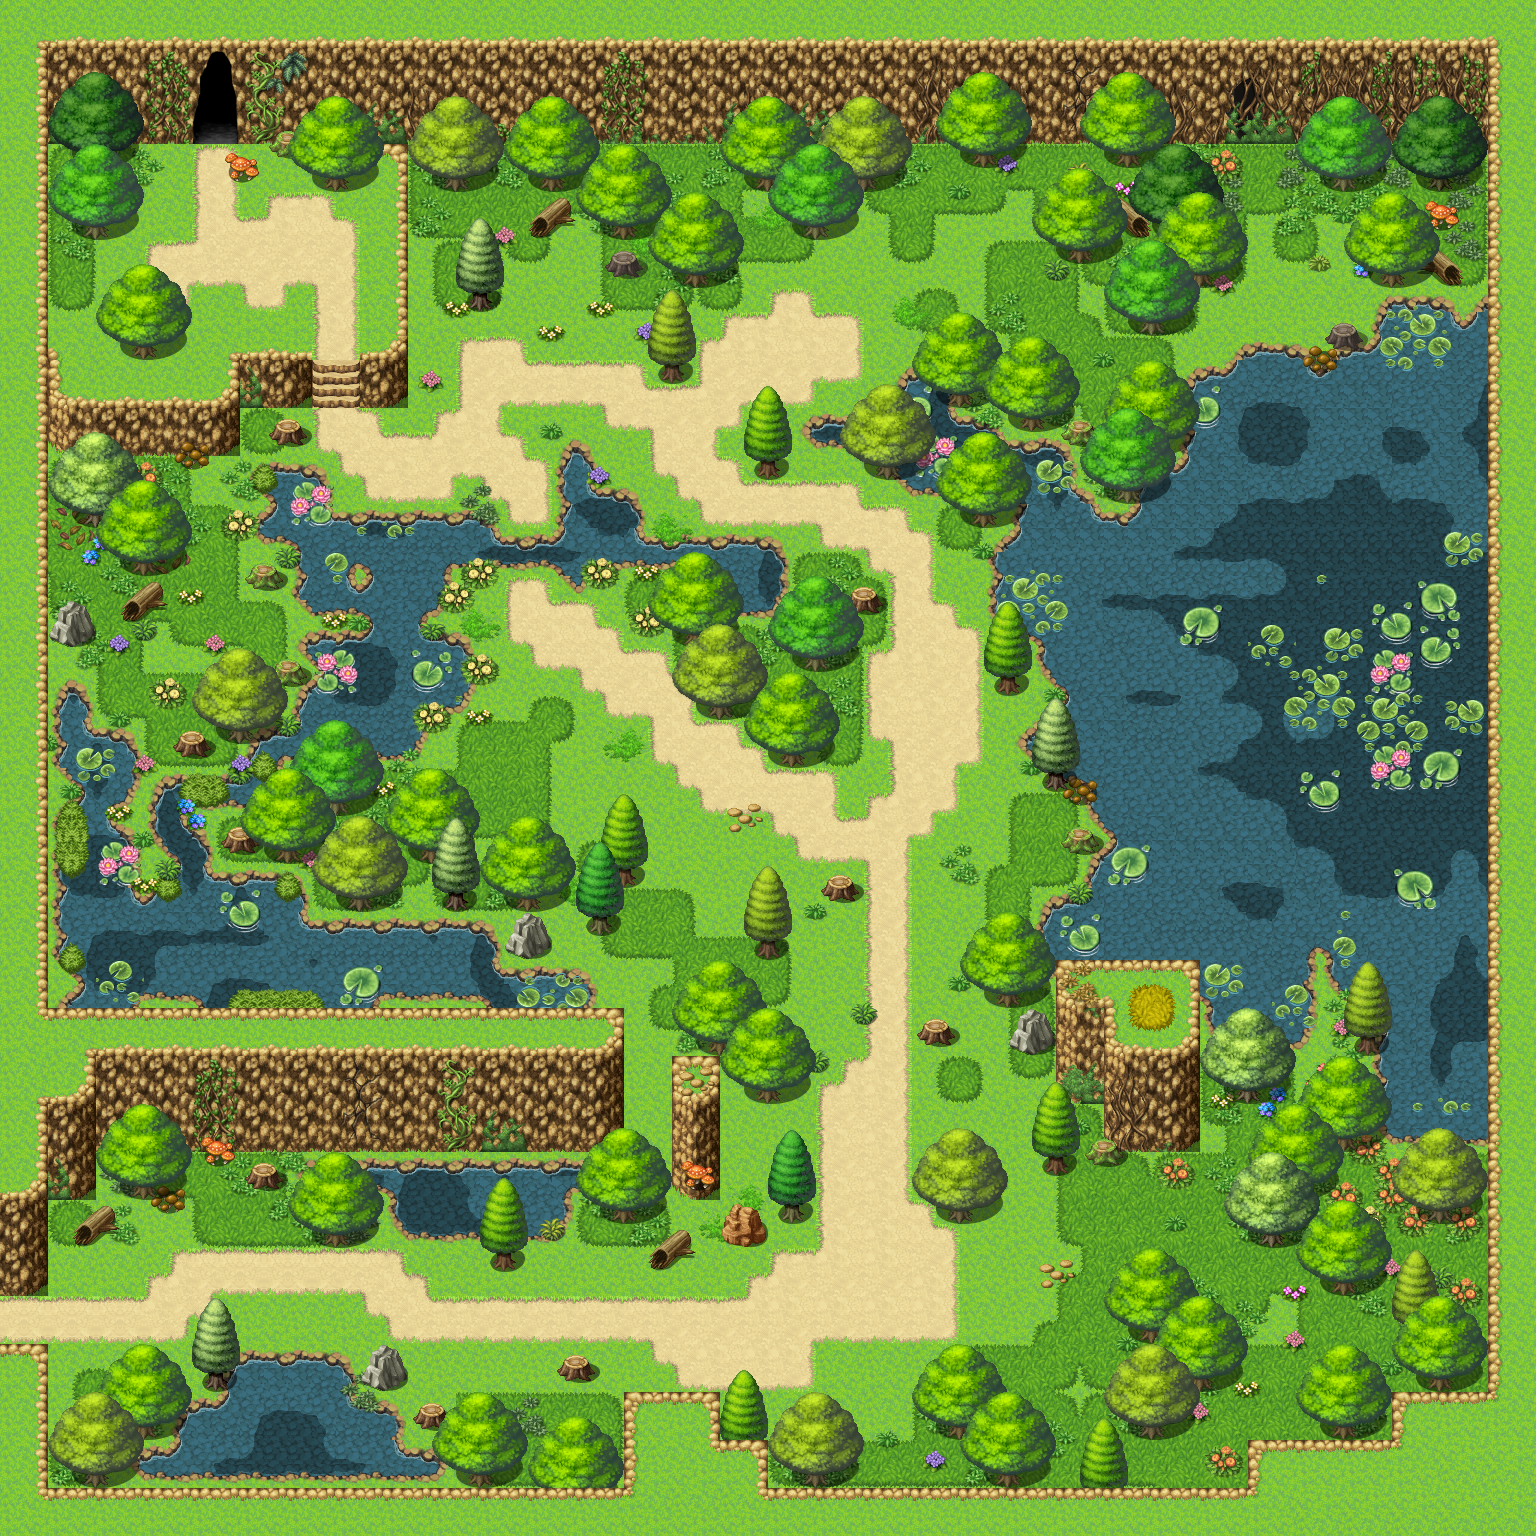

A 2D game scene composited from a Tiled map and its tileset images. What follows is a short description and the map's XML, with each tile layer's data collapsed to a summary:
An orthogonal 64x64 tile map with 24x24 px tiles, 17 tile layers (Solo, Terra, Grama, Agua, ...), 6 tilesets and 134 objects.

<map version="1.0" tiledversion="1.0.2" orientation="orthogonal" renderorder="right-down" width="64" height="64" tilewidth="24" tileheight="24" nextobjectid="139">
 <tileset firstgid="1" source="../../Tiled2Unity/Tilesets/Rpg Maker/Tiled/1-Tile_A5.tsx" />
 <tileset firstgid="1025" source="../../Tiled2Unity/Tilesets/Rpg Maker/Tiled/1-Outside_A2.tsx" />
 <tileset firstgid="1793" name="Outside_C" tilewidth="24" tileheight="24" tilecount="1024" columns="32">
  <image source="../../Tiled2Unity/Tilesets/Rpg Maker/Outside_C.png" width="768" height="768" />
 </tileset>
 <tileset firstgid="2817" source="../../Tiled2Unity/Tilesets/Rpg Maker/Tiled/1-Tile_A1.tsx" />
 <tileset firstgid="3585" source="../../Tiled2Unity/Tilesets/Rpg Maker/Tiled/1-Outside_B.tsx" />
 <tileset firstgid="4609" source="../../Tiled2Unity/Tilesets/Rpg Maker/Tiled/1-Tile_A2.tsx" />
 <layer name="Solo" width="64" height="64">
  <data>[4096 cells, 4096 non-empty, 4 distinct tile ids]</data>
 </layer>
 <objectgroup name="Collider_Borda">
  <object id="1" x="0.666667" y="1349.33" width="42.6667" height="188" />
  <object id="2" x="44.6667" y="1491.33" width="1489.33" height="44.6667" />
  <object id="3" x="627.333" y="1396" width="90.6667" height="94" />
  <object id="4" x="720" y="1438.67" width="45.3333" height="55.3333" />
  <object id="6" x="1250.67" y="1442.67" width="283.333" height="48" />
  <object id="7" x="1394" y="1394" width="140.667" height="48.6667" />
  <object id="8" x="1490.67" y="1.33333" width="44.6667" height="1390" />
  <object id="9" x="241.333" y="1.33333" width="1248" height="114" />
  <object id="10" x="0" y="-0.666667" width="190.667" height="116" />
  <object id="11" x="-0.666667" y="116" width="44" height="1146" />
  <object id="12" x="44" y="1009.33" width="47.3333" height="160.667" />
  <object id="13" x="91.3333" y="1009.33" width="529.333" height="113.333" />
  <object id="14" x="673.333" y="1094" width="44.6667" height="74" />
  <object id="15" x="1106.67" y="960.333" width="92.3333" height="161.333" />
  <object id="16" x="1056.33" y="960.667" width="49" height="121" />
  <object id="17" x="47.3333" y="400.667" width="191.667" height="36" />
  <object id="18" x="47.6667" y="388.667">
   <polyline points="0,0 8.66667,5 20.3333,8.33333" />
  </object>
  <object id="19" x="217.667" y="399.667">
   <polyline points="0,0 12.6667,-10.6667 20.3333,-12 21.6667,-5 12,-1 0.333333,0.666667" />
  </object>
  <object id="20" x="239" y="355.333" width="72" height="34" />
  <object id="21" x="361" y="356.333" width="46" height="32.6667" />
  <object id="22" x="405.667" y="144" width="1.66667" height="211.333" />
 </objectgroup>
 <objectgroup name="Collider_ArvoreGND">
  <object id="29" x="81" y="1453.5" width="30" height="30.75" />
  <object id="30" x="128.5" y="1400" width="31.25" height="38.75" />
  <object id="31" x="130.25" y="1163" width="27.75" height="34.5" />
  <object id="32" x="322.909" y="1208" width="27.4545" height="37.0909" />
  <object id="33" x="466.75" y="1449.63" width="26.25" height="35.875" />
  <object id="34" x="566.125" y="1479.63" width="22.875" height="8.125" />
  <object id="35" x="611.25" y="1188.5" width="25.75" height="32.75" />
  <object id="36" x="801.455" y="1450.73" width="28.3636" height="37.0909" />
  <object id="38" x="994.727" y="1451.82" width="26.9091" height="35.4545" />
  <object id="39" x="947.636" y="1402.73" width="23.0909" height="34" />
  <object id="40" x="1137.45" y="1398.55" width="28.1818" height="38.9091" />
  <object id="41" x="1187.64" y="1351.45" width="25.8182" height="38" />
  <object id="42" x="1139.82" y="1303.45" width="24.3636" height="38.7273" />
  <object id="43" x="1331" y="1401" width="27.3333" height="37.3333" />
  <object id="44" x="1426.67" y="1352.67" width="27.3333" height="38.3333" />
  <object id="45" x="1331.33" y="1252" width="26.6667" height="41.6667" />
  <object id="46" x="1258.67" y="1205.33" width="26.3333" height="41" />
  <object id="47" x="1424.33" y="1180.67" width="30.3333" height="42" />
  <object id="48" x="1282" y="1156.33" width="26.3333" height="40.6667" />
  <object id="49" x="1328" y="1110.67" width="31" height="42" />
  <object id="50" x="1235" y="1061.33" width="26.6667" height="41" />
  <object id="51" x="947.667" y="1181.33" width="25.3333" height="39.3333" />
  <object id="52" x="755.5" y="1063.75" width="25.25" height="37.75" />
  <object id="53" x="708.5" y="1017.25" width="22" height="36.25" />
  <object id="54" x="996" y="967" width="26" height="38.25" />
  <object id="55" x="515.455" y="870" width="25.0909" height="39.0909" />
  <object id="56" x="348" y="869.636" width="24.5455" height="40" />
  <object id="57" x="276" y="824.182" width="24" height="38" />
  <object id="58" x="324.909" y="775.455" width="24" height="38.5455" />
  <object id="59" x="421.909" y="820.182" width="17.0909" height="42.3636" />
  <object id="60" x="228.727" y="700" width="24" height="42.3636" />
  <object id="61" x="778.25" y="722.5" width="28" height="43.25" />
  <object id="62" x="706" y="670.75" width="27.75" height="48.5" />
  <object id="63" x="804.5" y="627.25" width="25.25" height="44" />
  <object id="64" x="685" y="602.25" width="22" height="43" />
  <object id="65" x="971.818" y="484.364" width="25.4545" height="40.9091" />
  <object id="66" x="875.455" y="437.091" width="25.6364" height="40.3636" />
  <object id="67" x="949.25" y="367.25" width="21.5" height="38.25" />
  <object id="68" x="1020.25" y="390.25" width="24.75" height="39.75" />
  <object id="69" x="1116.25" y="461.25" width="24.75" height="39.5" />
  </objectgroup>
 <objectgroup name="Collider_ArvorePQN">
  <!-- 50 objects omitted --></objectgroup>
 <objectgroup name="Collider_Objetos">
  <!-- 33 objects omitted --></objectgroup>
 <objectgroup name="Collider_Agua">
  <!-- 5 objects omitted --></objectgroup>
 <layer name="Terra" width="64" height="64">
  <data>[4096 cells, 476 non-empty, 43 distinct tile ids]</data>
 </layer>
 <layer name="Grama" width="64" height="64">
  <data>[4096 cells, 932 non-empty, 41 distinct tile ids]</data>
 </layer>
 <layer name="Agua" width="64" height="64">
  <data>[4096 cells, 960 non-empty, 46 distinct tile ids]</data>
 </layer>
 <layer name="AguaEscura" width="64" height="64">
  <data>[4096 cells, 622 non-empty, 68 distinct tile ids]</data>
 </layer>
 <layer name="MusgosDagua" width="64" height="64">
  <data>[4096 cells, 121 non-empty, 51 distinct tile ids]</data>
 </layer>
 <layer name="Parede" width="64" height="64">
  <data>[4096 cells, 406 non-empty, 28 distinct tile ids]</data>
 </layer>
 <layer name="CoisasDeParede" width="64" height="64">
  <data>[4096 cells, 124 non-empty, 50 distinct tile ids]</data>
 </layer>
 <layer name="CoisasDeParede2" width="64" height="64">
  <data>[4096 cells, 54 non-empty, 20 distinct tile ids]</data>
 </layer>
 <layer name="CoisasDeParede3" width="64" height="64">
  <data>[4096 cells, 44 non-empty, 16 distinct tile ids]</data>
 </layer>
 <layer name="Gramineas_eArbustos" width="64" height="64">
  <data>[4096 cells, 504 non-empty, 68 distinct tile ids]</data>
 </layer>
 <layer name="FloresPedrasTroncos" width="64" height="64">
  <data>[4096 cells, 499 non-empty, 113 distinct tile ids]</data>
 </layer>
 <layer name="Teto" width="64" height="64">
  <data>[4096 cells, 648 non-empty, 52 distinct tile ids]</data>
 </layer>
 <layer name="CoisasDeTeto" width="64" height="64">
  <data>[4096 cells, 12 non-empty, 12 distinct tile ids]</data>
 </layer>
 <layer name="Arvores_Baixo" width="64" height="64">
  <data>[4096 cells, 564 non-empty, 59 distinct tile ids]</data>
 </layer>
 <layer name="Arvores_Topo" width="64" height="64">
  <data>[4096 cells, 572 non-empty, 61 distinct tile ids]</data>
 </layer>
 <layer name="SombrasDasParedes" width="64" height="64">
  <data>[4096 cells, 0 non-empty, 0 distinct tile ids]</data>
 </layer>
</map>
<!-- 73 of 134 objects omitted -->
